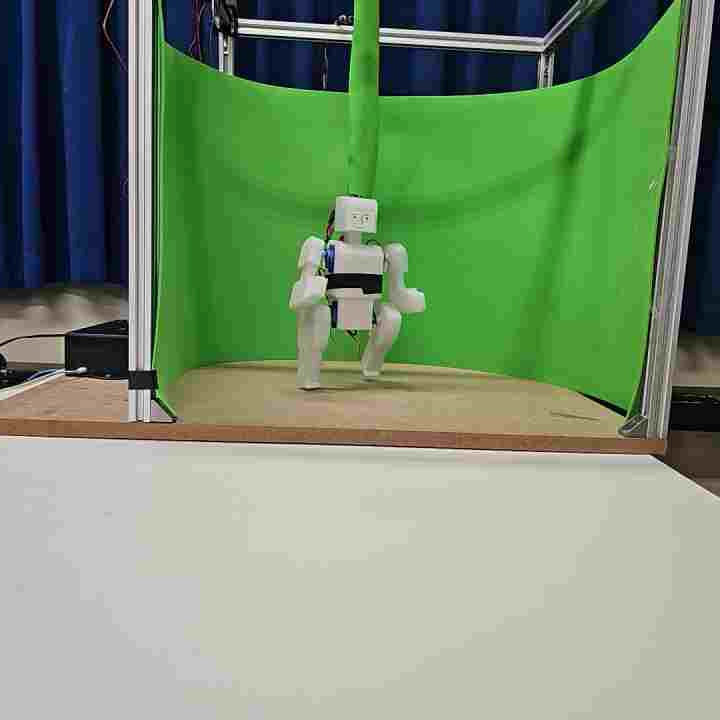
#> input picture temp_frames/command_1.jpg, 720 x 720 px, given in place of bg.jpg, which was not available
$ python test.py
#> lines starting #> are read from the running program, lines starting #| are printed output that depends on the picture; after the words box and inside, x2 and y2 are one past the last pixel; in counts of white or black regions, pixels touching at a corner belong together; pictures that were not available may be replaced by others from this repository, and a replacement may not be noted
import cv2
import numpy as np

video = cv2.VideoCapture("./static/videos/display_video.mp4")
image = cv2.imread("./static/videos/bg.jpg")
#> image is the input picture: shape (720, 720, 3); mean B, G, R 114.7, 145.9, 123.2

while True:

    ret, frame = video.read()

    frame = cv2.resize(frame, (640, 480))
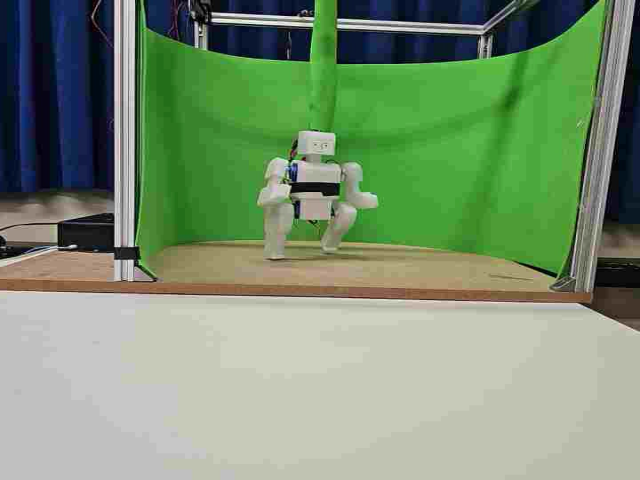
#> frame: shape (480, 640, 3); mean B, G, R 114.6, 145.9, 123.2
    image = cv2.resize(image, (640, 480))

    u_green = np.array([104, 153, 70])
    l_green = np.array([30, 30, 0])

    mask = cv2.inRange(frame, l_green, u_green)
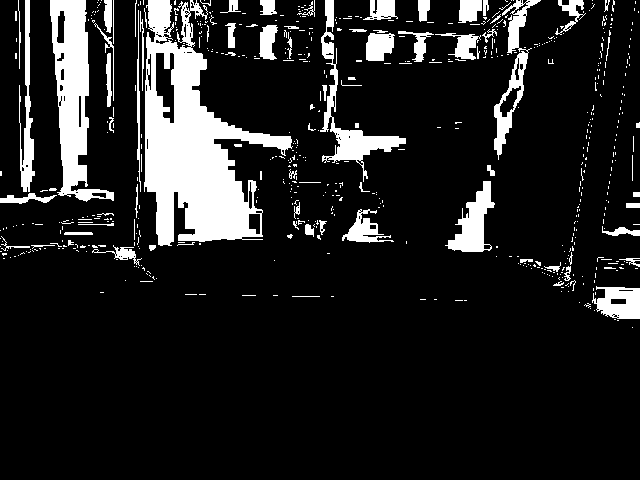
#> mask: shape (480, 640); 13.1% white; 614 white regions (530 under 20 px), largest, box (x1, y1, x2, y2) and area: (144, 0, 293, 246) 15946, (50, 0, 114, 202) 5598, (320, 0, 406, 182) 2446
    res = cv2.bitwise_and(frame, frame, mask = mask)
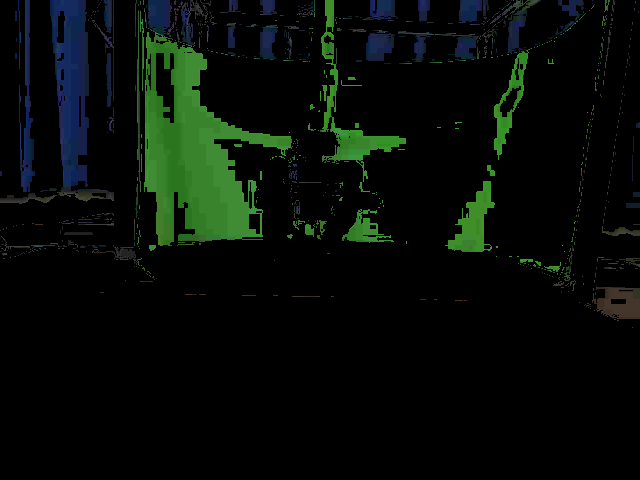
#> res: shape (480, 640, 3); mean B, G, R 7.1, 12, 5.9

    f = frame - res
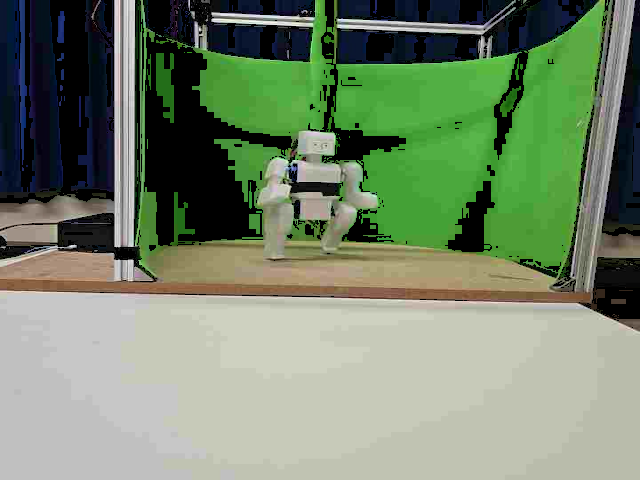
#> f: shape (480, 640, 3); mean B, G, R 107.5, 133.9, 117.3
    f = np.where(f == 0, image, f)

    cv2.imshow("video", frame)
    cv2.imshow("mask", f)

    if cv2.waitKey(25) == 27:
#> (key Esc is pressed here)
        break

video.release()
cv2.destroyAllWindows()
